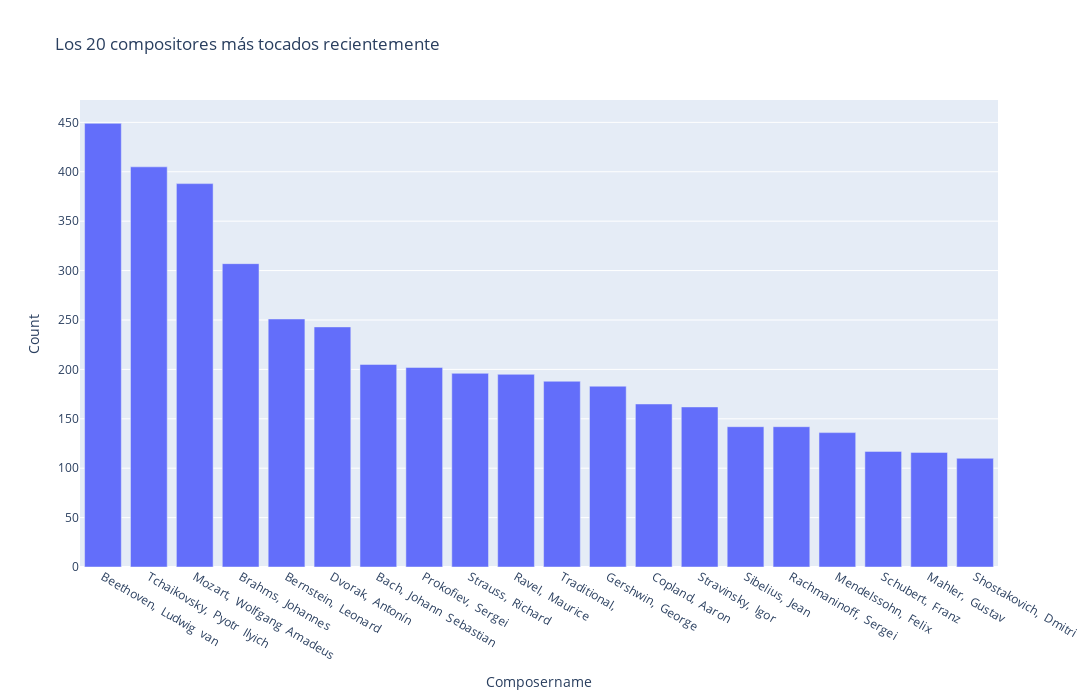

Notebook code for this chart:
### Markdown cell above
## Analizando los ultimos 20 años

### Code cell
data50 = unicos.loc['1997':]

#Veamos los compositores más tocados recientemente
top20 = data50.groupby('Composername').agg({'Composername':'count'})
top20.columns = ['Count']
top20.reset_index(inplace = True)
top20.sort_values('Count', ascending = False, inplace = True)

#Eliminamos el autor desconocido y hacemos un  top 20
top20 = top20[1:21]

fig = px.bar(top20, x = 'Composername', y = 'Count', title = 'Los 20 compositores más tocados recientemente', width=1400, height=700)
fig.show()

### Figure 1 — Plotly figure (JSON) as saved in the notebook; plotly's stock layout.template omitted (floating-point values rounded to 4 significant figures)
{"data": [{"alignmentgroup": "True", "hovertemplate": "Composername=%{x}<br>Count=%{y}<extra></extra>", "legendgroup": "", "marker": {"color": "#636efa", "pattern": {"shape": ""}}, "name": "", "offsetgroup": "", "orientation": "v", "showlegend": false, "textposition": "auto", "type": "bar", "x": ["Beethoven,  Ludwig  van", "Tchaikovsky,  Pyotr  Ilyich", "Mozart,  Wolfgang  Amadeus", "Brahms,  Johannes", "Bernstein,  Leonard", "Dvorak,  Antonín", "Bach,  Johann  Sebastian", "Prokofiev,  Sergei", "Strauss,  Richard", "Ravel,  Maurice", "Traditional,", "Gershwin,  George", "Copland,  Aaron", "Stravinsky,  Igor", "Sibelius,  Jean", "Rachmaninoff,  Sergei", "Mendelssohn,  Felix", "Schubert,  Franz", "Mahler,  Gustav", "Shostakovich,  Dmitri"], "xaxis": "x", "y": [449, 405, 388, 307, 251, 243, 205, 202, 196, 195, 188, 183, 165, 162, 142, 142, 136, 117, 116, 110], "yaxis": "y"}], "layout": {"barmode": "relative", "height": 700, "legend": {"tracegroupgap": 0}, "title": {"text": "Los 20 compositores más tocados recientemente"}, "width": 1400, "xaxis": {"anchor": "y", "domain": [0, 1], "title": {"text": "Composername"}}, "yaxis": {"anchor": "x", "domain": [0, 1], "title": {"text": "Count"}}}}
